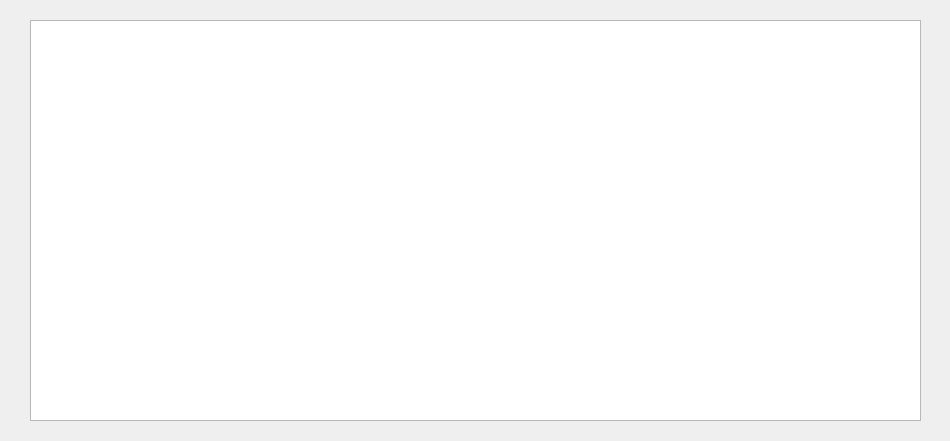
<?xml version="1.0" encoding="UTF-8"?>
<ui version="4.0">
 <class>Orderui</class>
 <widget class="QDialog" name="Orderui">
  <property name="geometry">
   <rect>
    <x>0</x>
    <y>0</y>
    <width>950</width>
    <height>441</height>
   </rect>
  </property>
  <property name="windowTitle">
   <string>order</string>
  </property>
  <widget class="QTableWidget" name="tableWidget">
   <property name="geometry">
    <rect>
     <x>30</x>
     <y>20</y>
     <width>891</width>
     <height>401</height>
    </rect>
   </property>
  </widget>
 </widget>
 <resources/>
 <connections/>
</ui>
